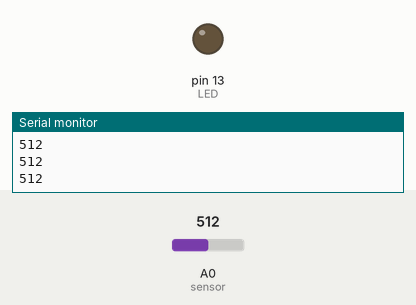
This sketch was run on a simulated Arduino Uno, built with avr-gcc and run on an emulated ATmega328P. On the bench: output pins drawn as LEDs (lit = HIGH), the last lines printed to the serial monitor. The test bench sets the inputs (shaded band); at power-on: A0 (sensor) = 512.

Above: at 1.2 s.
1.3 s: A0 (sensor) set to 313
2.8 s: A0 (sensor) set to 293
At 3.6 s:
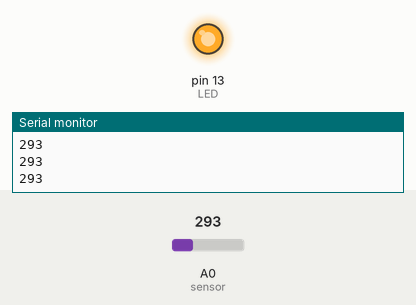
4.3 s: A0 (sensor) set to 306
At 4.9 s:
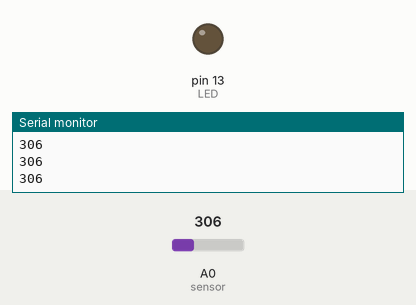
5.9 s: A0 (sensor) set to 290
At 7.2 s:
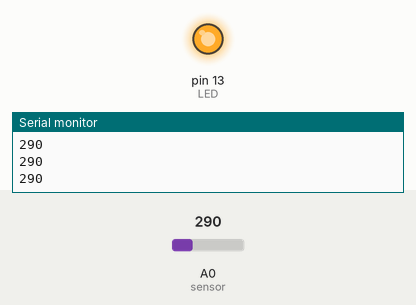
Timing chart, 0 to 8.4 s (numbered marks = the images above; inputs shaded):
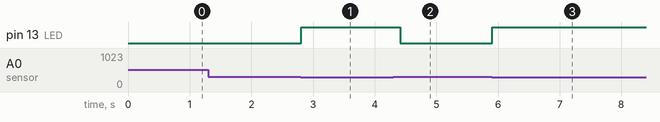

The sketch:

7_Fuego.ino
```cpp
int LED=13;
int sensor=A0;
int lecturaSensor;
void setup() {
  Serial.begin(9600);
  pinMode(LED,OUTPUT);
  pinMode(sensor,INPUT);
}
void loop() {
  lecturaSensor = analogRead(sensor);
   Serial.println(lecturaSensor);
   if (lecturaSensor<300){
    digitalWrite(LED,HIGH);
    delay(200);
   }
   else{
    digitalWrite(LED,LOW);
   }
 }
```

Measured:
- the behaviour switches between 300 and 299 on A0 (sensor) (found by bisection; images 0 and 1)
- after the input at 2.8 s, pin 13 (LED): LOW → HIGH at once
- after the input at 4.3 s, pin 13 (LED): HIGH → LOW after 0.11 s
- after the input at 5.9 s, pin 13 (LED): LOW → HIGH at once
